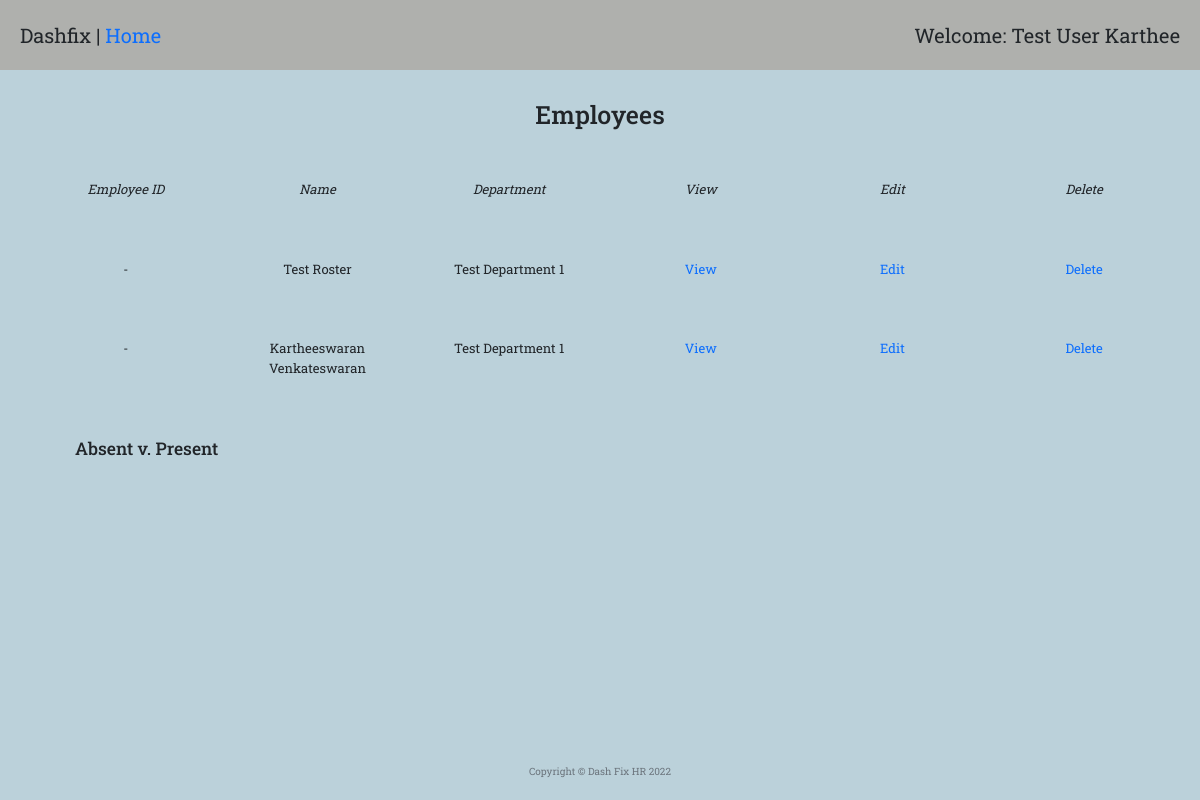
The app's page /employee_report (signed in), older data.
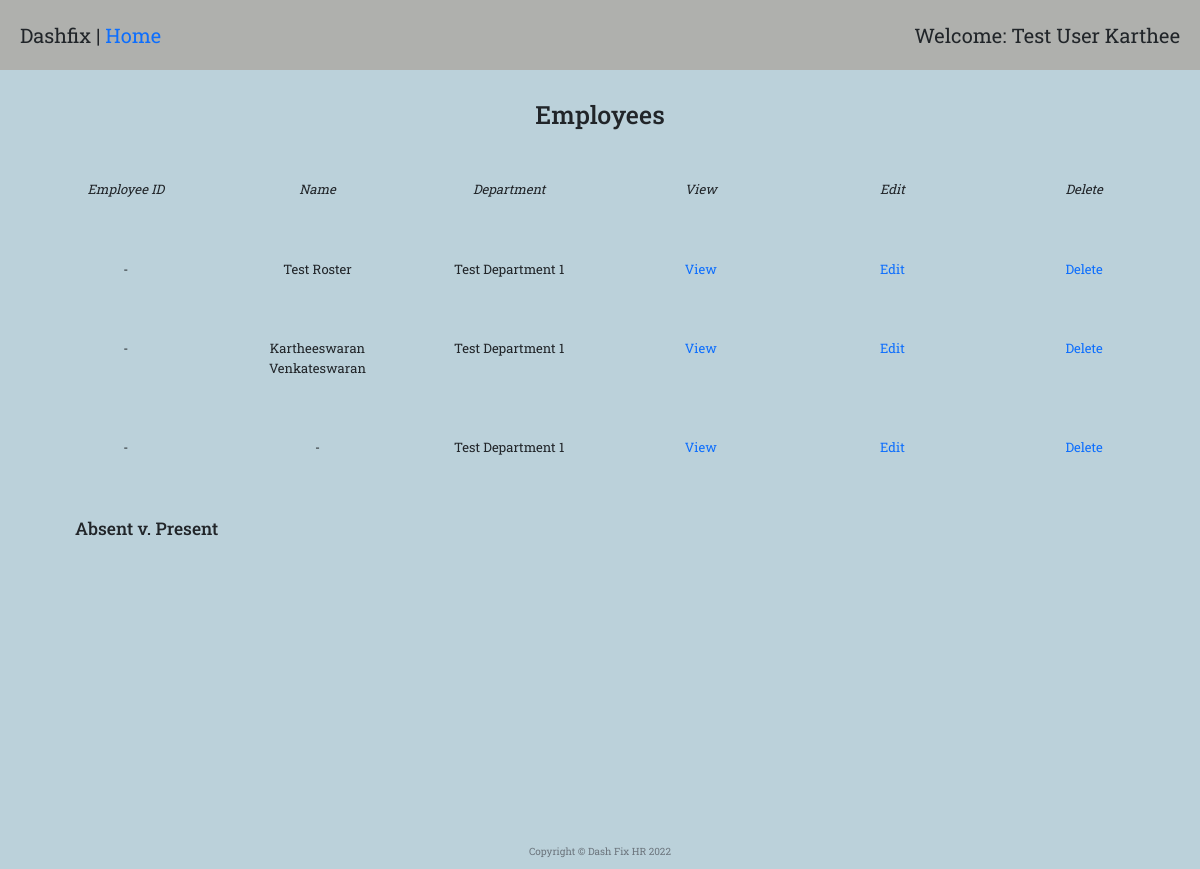
The same page, newer data.
### main.py (models this page shows)
class User(UserMixin, db.Model):
    __tablename__ = "Users"
    id = Column(Integer, primary_key=True)
    email = Column(String(100), unique=True)
    password = Column(String(100))
    name = Column(String(1000))
    employee = relationship("employeeMaster", back_populates="user")
    roster = relationship("rosterMaster", back_populates="user")
    timesheet = relationship("timesheetMaster", back_populates="user")
    leave = relationship("leaveApplicationMaster", back_populates="user")
    passport = relationship("passportApplicationMaster", back_populates="user")

class employeeMaster(db.Model):
    __tablename__ = "employeeMaster"
    id = Column(Integer, primary_key=True)
    employeeID = Column(String(300))
    joining_date = Column(DateTime)
    name = Column(String(300))
    addressUae = Column(String(300))
    poBox = Column(String(300))
    mobilePersonal = Column(Integer)
    mobileHome = Column(Integer)
    personalMail = Column(String(300))
    addressHome = Column(String(300))
    passportNumber = Column(Integer)
    nationality = Column(String(300))
    ownCar = Column(Boolean)
    carRent = Column(Boolean)
    company_laptop = Column(String(300))
    company_mobile = Column(String(300))
    emUaeName = Column(String(300))
    emUaeRel = Column(String(300))
    emUaeAddr = Column(String(300))
    emUaeMobileNumber = Column(Integer)
    emUaeHomeNumber = Column(Integer)
    originCountry = Column(String(300))
    emCoName = Column(String(300))
    emCoRel = Column(String(300))
    emCoAddr = Column(String(300))
    emCoMobileNumber = Column(Integer)
    emCoHomeNumber = Column(Integer)
    createdBy = Column(Integer, ForeignKey("Users.id"))
    user = relationship("User", back_populates="employee")
    departmentId = Column(Integer, ForeignKey("departmentMaster.id"))
    department = relationship("departmentMaster", back_populates="employee")
    document = relationship("documentMaster", back_populates="employee")
    actionItem = relationship("actionItemMaster", back_populates="employee")
    leave = relationship("leaveApplicationMaster", back_populates="employee")
    passport = relationship("passportApplicationMaster", back_populates="employee")
    timesheet = relationship("timesheetEntryMaster", back_populates="employee")
    roster = relationship("rosterEntryMaster", back_populates="employee")
    details = relationship("employeeDetails", back_populates="employee")

class departmentMaster(db.Model):
    __tablename__ = "departmentMaster"
    id = Column(Integer, primary_key=True)
    name = Column(String(300))
    employee = relationship("employeeMaster", back_populates="department")

### main.py (the view)
@app.route("/employee_report", methods=["GET", "POST"])
@admin_only
def employee_report():
    employee_list = employeeMaster.query.all()
    date_test = '2022-09-01'
    roster_element = db.session.query(rosterMaster).filter_by(date=date_test).first()
    if roster_element:
        roster_entries = db.session.query(rosterEntryMaster).filter_by(rosterID=roster_element.id).all()
        off_days = 0
        for i in roster_entries:
            if i.absent != 'none':
                off_days += 1
    else:
        off_days = 0
        roster_entries = []
    data = {'Task': 'Hours per Day', 'Absent': off_days, 'Present': len(roster_entries)}
    department = []
    for ts in employee_list:
        department_element = departmentMaster.query.get(ts.departmentId)
        if department_element:
            department_name = department_element.name
        else:
            department_name = "None"
        department.append(department_name)
    return render_template("employee_report.html", ts=employee_list, len=range(len(department)), departments=department,
                           data=data, user=current_user)

### main.py (called while the page is built)
def admin_only(f):
    @wraps(f)
    def decorated_function(*args, **kwargs):
        admin = User.query.all()
        admin_id = []
        for i in admin:
            id_ = i.id
            admin_id.append(id_)
        if current_user.id not in admin_id:
            return abort(403)
        return f(*args, **kwargs)
    return decorated_function

@login_manager.user_loader
def load_user(user_id):
    return User.query.get(int(user_id))

### templates/employee_report.html (shortened to what this page needs)
{% extends 'bootstrap/base.html' %}
{% import "bootstrap/wtf.html" as wtf %}
{% block content %}
{% include "header.html" %}
  <div class="welcome">
    <span>Dashfix | <a href="{{url_for('home')}}">Home</a></span>
    <span>Welcome: {{user.name}}</span>
  </div>
  <h1 style="margin-top: 30px; margin-bottom: 50px; text-align: center;">Employees</h1>
  <div class="row" style="margin-bottom: 50px; margin-left: 30px; font-size: 1.5rem; text-align: center;">
    <div class="col-2"><p><em>Employee ID</em></p></div>
    <div class="col-2"><p><em>Name</em></p></div>
    <div class="col-2"><p><em>Department</em></p></div>
    <div class="col-2"><p><em>View</em></p></div>
    <div class="col-2"><p><em>Edit</em></p></div>
    <div class="col-2"><p><em>Delete</em></p></div>
  </div>
  {% for i in len %}
      <div class="row" style="margin-bottom: 50px; margin-left: 30px; text-align: center;">
        <div class="col-2"><p>{{ ts[i].employeeID }}</p></div>
        <div class="col-2"><p>{{ ts[i].name }}</p></div>
        <div class="col-2"><p>{{ departments[i] }}</p></div>
        <div class="col-2"><p><a href="{{url_for('employee_view', employee_id=ts[i].id)}}">View</a></p></div>
        <div class="col-2"><p><a href="{{url_for('employee_edit', employee_id=ts[i].id)}}">Edit</a></p></div>
        <div class="col-2"><p><a href="{{url_for('employee_delete', employee_id=ts[i].id)}}">Delete</a></p></div>
      </div>
  {% endfor %}
  <div style="margin: 50px 20px 0 10px;width: 1000px;margin-bottom: 50px; margin-left: 75px;">
      <h3>Absent v. Present</h3>
      <div id="piechart_3d" style="width: 450px; height: 250px;"></div>
  </div>
{% include "footer.html" %}
{% endblock %}

### templates/header.html (shortened to what this page needs)
<!DOCTYPE html>
<html lang="en">
<head>
  <link href="https://cdn.jsdelivr.net/npm/bootstrap@5.2.0-beta1/dist/css/bootstrap.min.css" rel="stylesheet">
  <link href="{{ url_for('static', filename='styles1.css')}}" rel="stylesheet">
</head>
<body>

### templates/footer.html (shortened to what this page needs)
  <footer>
    <p class="copyright text-muted">Copyright &copy; Dash Fix HR 2022</p>
  </footer>
</body>
</html>

### static/styles1.css (style rules this page uses)
body { font-family: 'Roboto Slab', serif; }
footer { display: flex; justify-content: center; }
body { background-color: #bbd1da; }
.welcome { background-color: #afb0ad; display: flex; justify-content: space-between; padding: 20px; font-size: 2rem; }
.row, h5 { margin-top: 20px; margin-right: 20px; margin-left: 20px; }
div { font-size: 1.3rem; margin: 0px; padding-right: 0px; }
.time_suc_entry, p { text-size: 1.8rem; }
a:link { text-decoration: none; text-color: black; }

Row changes from the older to the newer data that the page shows:
added employeeMaster: employeeID "-", name "-"
Text that changed along with them:
new list line: "Test Department 1"
new list line: "View Edit Delete"
